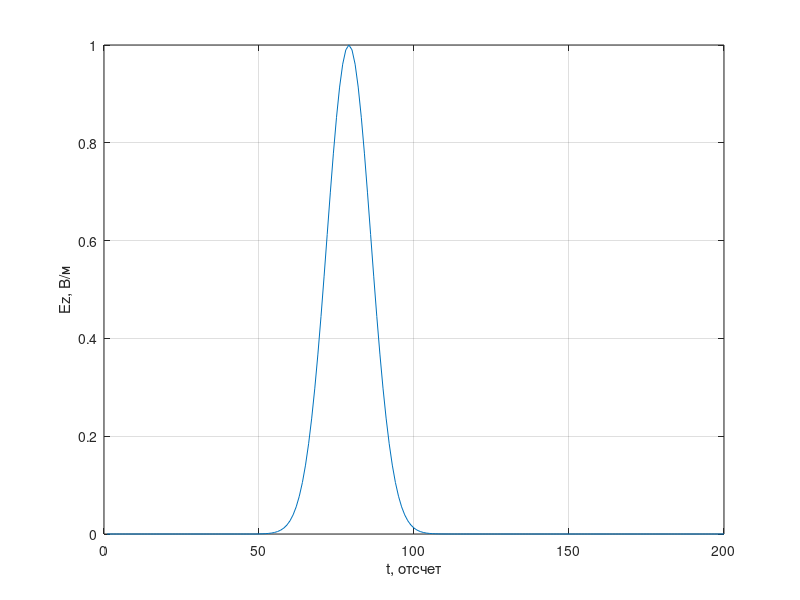

This chart was generated by the following MATLAB code:
%% Одномерный FDTD. Версия 1.0
clear

% Волновое сопротивление свободного пространства
W0 = 120 * pi;

% Время расчета в отсчетах
maxTime = 200;

% Размер области моделирования в отсчетах
maxSize = 200;

% Положение датчика, регистрирующего поля
probePos = 50;

% Начальные условия
Ez = zeros (1, maxSize);
Hy = zeros (1, maxSize);

% Поле, зарегистрированное в датчике в зависимости от времени
probeTimeEz = zeros (1, maxTime);

for t = 1: maxTime
    % Расчет компоненты поля H
    for m = 1: maxSize - 1
        % До этой строки Hy(n) хранит значение компоненты Hy
        % за предыдущий момент времени
        Hy(m) = Hy(m) + (Ez(m + 1) - Ez(m)) / W0;
    end
    
    % Расчет компоненты поля E
    for m = 2: maxSize
        % До этой строки Ez(n) хранит значение компоненты Ez
        % за предыдущий момент времени
        Ez(m) = Ez(m) + (Hy(m) - Hy(m - 1)) * W0;
    end
    
    % Источник возбуждения
    Ez(1) = exp (-(t - 30.0) ^ 2 / 100.0);
    
    % Регистрация поля в точке
    probeTimeEz(t) = Ez(probePos);
end

figure
plot (probeTimeEz)
xlabel ('t, отсчет')
ylabel ('Ez, В/м')
grid on
